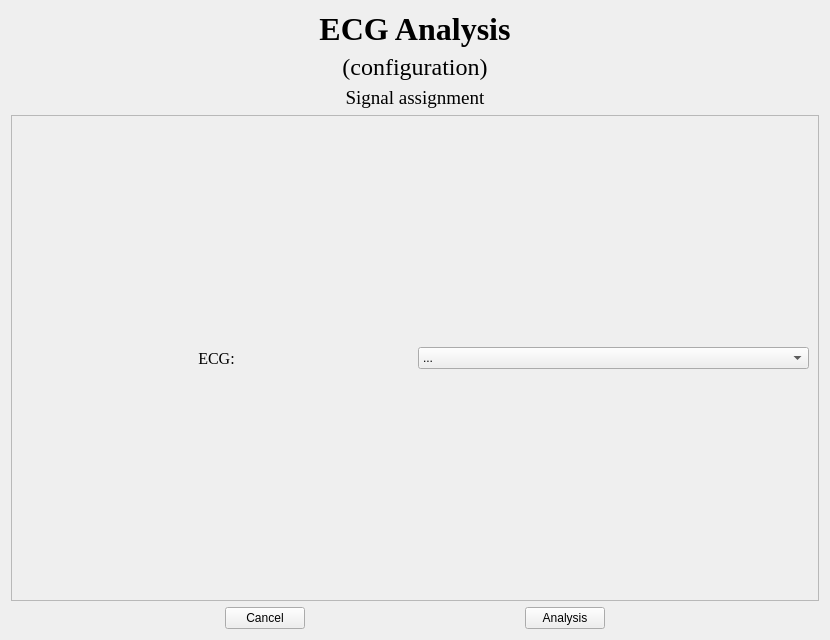
<?xml version="1.0" encoding="UTF-8"?>
<ui version="4.0">
 <class>xxx_config</class>
 <widget class="QWidget" name="xxx_config">
  <property name="geometry">
   <rect>
    <x>0</x>
    <y>0</y>
    <width>830</width>
    <height>640</height>
   </rect>
  </property>
  <property name="windowTitle">
   <string>Form</string>
  </property>
  <layout class="QVBoxLayout" name="verticalLayout_6">
   <item>
    <layout class="QVBoxLayout" name="verticalLayout_5">
     <item>
      <widget class="QLabel" name="title_1">
       <property name="font">
        <font>
         <family>Times New Roman</family>
         <pointsize>24</pointsize>
         <weight>75</weight>
         <bold>true</bold>
        </font>
       </property>
       <property name="layoutDirection">
        <enum>Qt::LeftToRight</enum>
       </property>
       <property name="text">
        <string>ECG Analysis</string>
       </property>
       <property name="alignment">
        <set>Qt::AlignCenter</set>
       </property>
      </widget>
     </item>
     <item>
      <widget class="QLabel" name="title_2">
       <property name="font">
        <font>
         <family>Times New Roman</family>
         <pointsize>18</pointsize>
         <weight>50</weight>
         <bold>false</bold>
        </font>
       </property>
       <property name="layoutDirection">
        <enum>Qt::LeftToRight</enum>
       </property>
       <property name="text">
        <string>(configuration)</string>
       </property>
       <property name="alignment">
        <set>Qt::AlignCenter</set>
       </property>
      </widget>
     </item>
    </layout>
   </item>
   <item>
    <layout class="QHBoxLayout" name="horizontalLayout_6">
     <item>
      <layout class="QVBoxLayout" name="verticalLayout_3">
       <item>
        <widget class="QLabel" name="label_1">
         <property name="font">
          <font>
           <family>Times New Roman</family>
           <pointsize>14</pointsize>
          </font>
         </property>
         <property name="text">
          <string>Signal assignment</string>
         </property>
         <property name="alignment">
          <set>Qt::AlignCenter</set>
         </property>
        </widget>
       </item>
       <item>
        <widget class="QScrollArea" name="scrollArea">
         <property name="widgetResizable">
          <bool>true</bool>
         </property>
         <widget class="QWidget" name="scrollAreaWidgetContents_2">
          <property name="geometry">
           <rect>
            <x>0</x>
            <y>0</y>
            <width>806</width>
            <height>480</height>
           </rect>
          </property>
          <layout class="QVBoxLayout" name="verticalLayout">
           <item>
            <layout class="QHBoxLayout" name="horizontalLayout_3">
             <item>
              <widget class="QLabel" name="label_5">
               <property name="font">
                <font>
                 <family>Times New Roman</family>
                 <pointsize>12</pointsize>
                </font>
               </property>
               <property name="text">
                <string>ECG:</string>
               </property>
               <property name="alignment">
                <set>Qt::AlignCenter</set>
               </property>
              </widget>
             </item>
             <item>
              <widget class="QComboBox" name="comboBox_3">
               <item>
                <property name="text">
                 <string>...</string>
                </property>
               </item>
              </widget>
             </item>
            </layout>
           </item>
          </layout>
         </widget>
        </widget>
       </item>
      </layout>
     </item>
    </layout>
   </item>
   <item>
    <layout class="QHBoxLayout" name="horizontalLayout_7">
     <item>
      <spacer name="horizontalSpacer">
       <property name="orientation">
        <enum>Qt::Horizontal</enum>
       </property>
       <property name="sizeHint" stdset="0">
        <size>
         <width>40</width>
         <height>20</height>
        </size>
       </property>
      </spacer>
     </item>
     <item>
      <widget class="QPushButton" name="pushButton_cancel">
       <property name="text">
        <string>Cancel</string>
       </property>
      </widget>
     </item>
     <item>
      <spacer name="horizontalSpacer_3">
       <property name="orientation">
        <enum>Qt::Horizontal</enum>
       </property>
       <property name="sizeHint" stdset="0">
        <size>
         <width>40</width>
         <height>20</height>
        </size>
       </property>
      </spacer>
     </item>
     <item>
      <widget class="QPushButton" name="pushButton_ok">
       <property name="text">
        <string>Analysis</string>
       </property>
      </widget>
     </item>
     <item>
      <spacer name="horizontalSpacer_2">
       <property name="orientation">
        <enum>Qt::Horizontal</enum>
       </property>
       <property name="sizeHint" stdset="0">
        <size>
         <width>40</width>
         <height>20</height>
        </size>
       </property>
      </spacer>
     </item>
    </layout>
   </item>
  </layout>
 </widget>
 <resources/>
 <connections/>
</ui>
